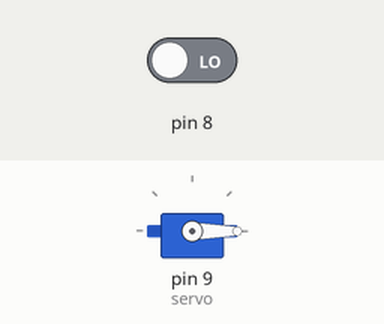
Recording of a sketch running on a simulated Arduino Uno, built with avr-gcc and run on an emulated ATmega328P. Shown: servo. The test bench sets the inputs (shaded band); at power-on: pin 8 LOW. What the sketch prints to the serial monitor is not drawn.

Above: at 1.2 s.
1.3 s: pin 8 driven HIGH
At 1.9 s:
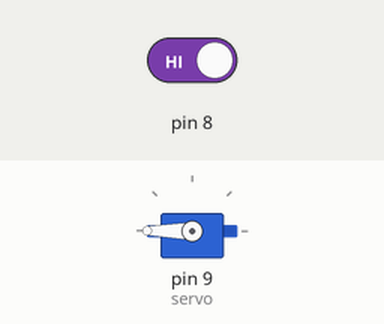
2.8 s: pin 8 driven LOW
At 4.1 s:
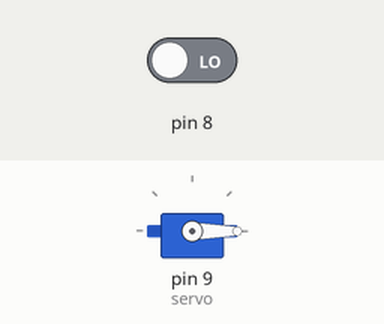
Timing chart, 0 to 5.8 s (numbered marks = the images above; inputs shaded):
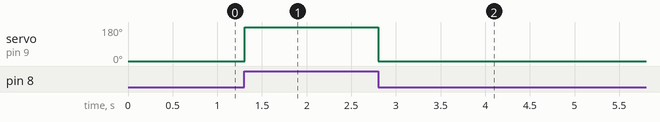

Measured:
- after the input at 1.3 s, servo on pin 9 (servo): 0° → 180° at once
- after the input at 2.8 s, servo on pin 9 (servo): 180° → 0° at once

The sketch:

PIR.ino
```cpp
#include <Servo.h>

Servo servo;
int girdi, aci;

void setup() {
  pinMode(8, INPUT);
  servo.attach(9);

  Serial.begin(9600);
}

void loop() {
  girdi = digitalRead(8);
  if(girdi == 1) {
    aci = 180;
  } else if(girdi == 0) {
    aci = 0;
  }
  Serial.println(girdi);
  servo.write(aci);
}
```
